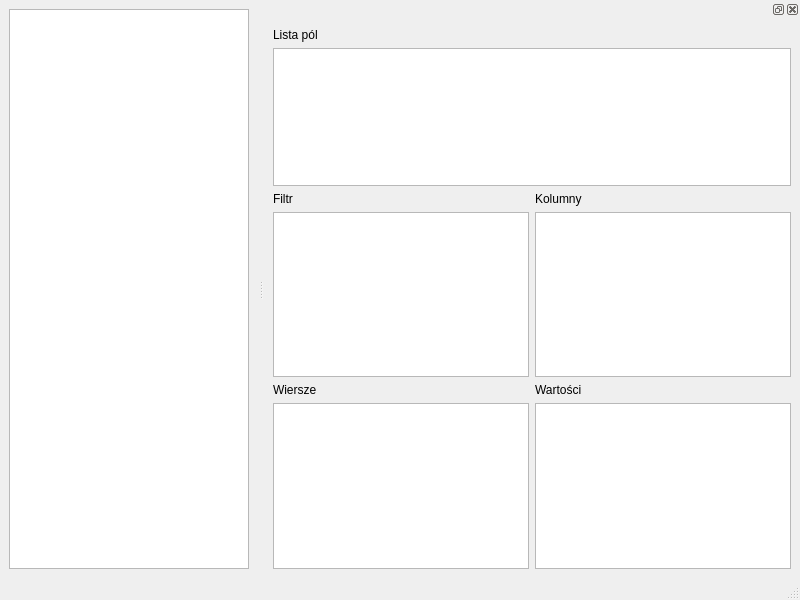
<?xml version="1.0" encoding="UTF-8"?>
<ui version="4.0">
 <class>MainWindow</class>
 <widget class="QMainWindow" name="MainWindow">
  <property name="geometry">
   <rect>
    <x>0</x>
    <y>0</y>
    <width>800</width>
    <height>600</height>
   </rect>
  </property>
  <property name="windowTitle">
   <string>MainWindow</string>
  </property>
  <widget class="QWidget" name="centralwidget">
   <layout class="QHBoxLayout" name="horizontalLayout">
    <item>
     <widget class="QTableView" name="tableView"/>
    </item>
   </layout>
  </widget>
  <widget class="QMenuBar" name="menubar">
   <property name="geometry">
    <rect>
     <x>0</x>
     <y>0</y>
     <width>800</width>
     <height>25</height>
    </rect>
   </property>
  </widget>
  <widget class="QStatusBar" name="statusbar"/>
  <widget class="QDockWidget" name="dockWidget">
   <attribute name="dockWidgetArea">
    <number>2</number>
   </attribute>
   <widget class="QWidget" name="dockWidgetContents">
    <layout class="QVBoxLayout" name="verticalLayout_2">
     <item>
      <layout class="QVBoxLayout" name="verticalLayout">
       <item>
        <widget class="QLabel" name="label">
         <property name="text">
          <string>Lista pól</string>
         </property>
        </widget>
       </item>
       <item>
        <widget class="QListView" name="listView"/>
       </item>
       <item>
        <layout class="QGridLayout" name="gridLayout_2">
         <item row="3" column="1">
          <widget class="QListView" name="listView_6"/>
         </item>
         <item row="1" column="1">
          <widget class="QListView" name="listView_4"/>
         </item>
         <item row="0" column="0">
          <widget class="QLabel" name="label_2">
           <property name="text">
            <string>Filtr</string>
           </property>
          </widget>
         </item>
         <item row="1" column="0">
          <widget class="QListView" name="listView_3"/>
         </item>
         <item row="3" column="0">
          <widget class="QListView" name="listView_5"/>
         </item>
         <item row="0" column="1">
          <widget class="QLabel" name="label_3">
           <property name="text">
            <string>Kolumny</string>
           </property>
          </widget>
         </item>
         <item row="2" column="0">
          <widget class="QLabel" name="label_4">
           <property name="text">
            <string>Wiersze</string>
           </property>
          </widget>
         </item>
         <item row="2" column="1">
          <widget class="QLabel" name="label_5">
           <property name="text">
            <string>Wartości</string>
           </property>
          </widget>
         </item>
        </layout>
       </item>
      </layout>
     </item>
    </layout>
   </widget>
  </widget>
 </widget>
 <resources/>
 <connections/>
</ui>
